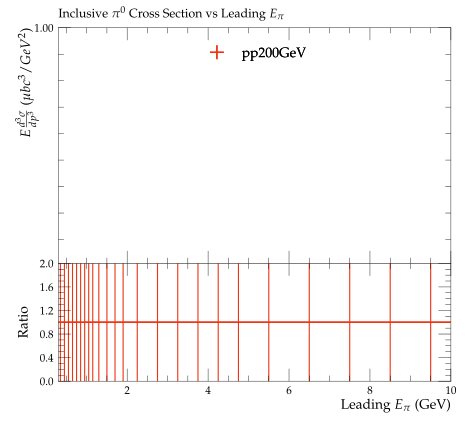

This chart was generated by the following Python code:
#! /usr/bin/env python3

# This Python script was auto-generated using YODA v2.1.0.
# Analysis object: /STAR_2003_I631869/d01-x01-y01
# Timestamp: 07-10-2025 (17:32:21)

import matplotlib as mpl
import matplotlib.pyplot as plt
mpl.use('Agg') # comment out for interactive use
import os
import numpy as np
from numpy import nan, inf

plotDir = os.path.split(os.path.realpath(__file__))[0]
if 'YODA_USER_PLOT_PATH' in globals():
    plot_outdir = globals()['YODA_USER_PLOT_PATH']
else:
    plot_outdir = plotDir

#plot style
plt.style.use(os.path.join(plotDir, '../default.mplstyle'))
# plot metadata
figW, figH = plt.rcParams['figure.figsize']
ax_xLabel = r'Leading $E_\pi$ (GeV)'
ax_yLabel = r'$E\frac{d^3\sigma}{dp^3}$ ($\mu b c^3/GeV^2$)'
ax_title  = r'Inclusive $\pi^0$ Cross Section vs Leading $E_\pi$'
ax_xScale = 'linear'
ax_yScale = 'linear'
xLims = (0.3, 10.0)
yLims = (0.11, 1.0)

# TeX-friendly labels for the legend
labels = {
    'legend' : ([ r"pp200GeV" ], r""),
}

# Adjust canvas width and height
canvasW = 10.0
canvasH = 9.0
figW *= canvasW/10.
figH *= canvasH/9.

# Create figure and axis objects
fig, (ax, ratio0_ax) = plt.subplots(2, 1, sharex=True,
                  figsize=(figW,figH), gridspec_kw={'height_ratios': (6.0, 3.0)})

# Set figure margins
plt.subplots_adjust(
    left   = 1.0 * plt.rcParams['figure.subplot.left'],
    right  = 1.0 * plt.rcParams['figure.subplot.right'],
    top    = 1.0 * plt.rcParams['figure.subplot.top'],
    bottom = 1.0 * plt.rcParams['figure.subplot.bottom'])

ratio0_ax.yaxis.set_major_locator(mpl.ticker.MultipleLocator(0.4))
ratio0_ax.set_ylim(0.0, 2.0)
ratio0_ax.set_ylabel('Ratio')

# the numerical data is stored in a separate file
dataf = dict()
prefix = os.path.split(__file__)[0]
if prefix:    prefix = prefix + '/'
exec(open(prefix+'d01-x01-y01__data.py').read(), dataf)


legend_handles = dict() # keep track of handles for the legend

# style options for curves
# starts at zorder>=5 to draw curve on top of legend
styles = {
  'pp200GeV.yoda': {
    'color' : '#EE3311',
    'linestyle' : '-',
    'linewidth' : 1,
    'marker' : 'none',
    'markersize' : 2,
    'capsize' : 0.0,
    'zorder' : 5,
    'histstyle' : 1,
    'drawstyle' : 'steps-pre',
    'xerrorbars' : 1,
    'yerrorbars' : 1,
    'fillcolor' : None,
    'fillopacity' : 1.0,
    'ratio0_linestyle' : '-',
    'ratio0_linewidth' : 1,
    'ratio0_marker' : 'none',
    'ratio0_markersize' : 2,
    'ratio0_capsize' : 0.0,
    'ratio0_zorder' : 5,
    'ratio0_histstyle' : 1,
    'ratio0_drawstyle' : 'steps-pre',
    'ratio0_xerrorbars' : 1,
    'ratio0_yerrorbars' : 1,
  },
}

# curve from input yoda files in main panel
for label, yvals in dataf['yvals'].items():
    if all(np.isnan(v) for v in dataf['yvals'][label]):
        continue
    tmp = None
    if styles[label]['histstyle']: # draw as histogram
        xpos = dataf['xedges'][label] if styles[label]['drawstyle'] else dataf['xpoints'][label]
        ypos = np.insert(yvals, 0, yvals[0]) if styles[label]['drawstyle'] else yvals
        if styles[label]['fillcolor']: # fill area below curve
            ax.fill_between(xpos, ypos, step='pre',
                            color=styles[label]['fillcolor'],
                            alpha=styles[label]['fillopacity'])
        tmp, = ax.plot(xpos, ypos,
                       color=styles[label]['color'],
                       linestyle=styles[label]['linestyle'],
                       linewidth=styles[label]['linewidth'],
                       drawstyle=styles[label]['drawstyle'], solid_joinstyle='miter',
                       zorder=styles[label]['zorder'], label=label)
    tmp = ax.errorbar(dataf['xpoints'][label], yvals,
                      xerr=np.array(dataf['xerrs'][label])*styles[label]['xerrorbars'],
                      yerr=np.array(dataf['yerrs'][label])*styles[label]['yerrorbars'],
                      fmt=styles[label]['marker'], capsize=styles[label]['capsize'],
                      markersize=styles[label]['markersize'],
                      ecolor=styles[label]['color'],
                      color=styles[label]['color'], zorder=styles[label]['zorder'])
    tmp[-1][0].set_linestyle(styles[label]['linestyle'])
    tmp[-1][0].set_linewidth(styles[label]['linewidth'])
    if label in dataf['add_legend_handle']:  legend_handles[label] = tmp
    for varLabel in dataf['variation_yvals'].keys():
        if varLabel.startswith(label):
            tmp, = ax.plot(dataf['xedges'][label], dataf['variation_yvals'][varLabel],
                           color=styles[label]['color'],
                           linestyle=styles[label]['linestyle'],
                           linewidth=styles[label]['linewidth'],
                           drawstyle='steps-pre', solid_joinstyle='miter',
                           zorder=styles[label]['zorder'], alpha=0.5)


# plots on ratio panel
# curve from input yoda files in ratio panel
for label, yvals in dataf['ratio0_yvals'].items():
    if all(np.isnan(v) for v in yvals):
        continue
    if styles[label]['ratio0_histstyle']: # plot as histogram
        xpos = dataf['xedges']['pp200GeV.yoda'] if styles[label]['ratio0_drawstyle'] else dataf['xpoints']['pp200GeV.yoda']
        ypos = np.insert(yvals, 0, yvals[0]) if styles[label]['ratio0_drawstyle'] else yvals
        ratio0_ax.plot(xpos, ypos,
                       color=styles[label]['color'],
                       linewidth=styles[label]['linewidth'],
                       linestyle=styles[label]['ratio0_linestyle'],
                       drawstyle=styles[label]['ratio0_drawstyle'], zorder=styles[label]['zorder'],
                       solid_joinstyle='miter')
    tmp = ratio0_ax.errorbar(dataf['xpoints']['pp200GeV.yoda'], yvals,
                             xerr=np.array(dataf['ref_xerrs'])*styles[label]['ratio0_xerrorbars'],
                             yerr=np.array(dataf['ratio0_yerrs'][label])*styles[label]['ratio0_yerrorbars'],
                             fmt=styles[label]['ratio0_marker'], capsize=styles[label]['ratio0_capsize'],
                             markersize=styles[label]['ratio0_markersize'],
                             ecolor=styles[label]['color'],
                             color=styles[label]['color'])
    tmp[-1][0].set_linestyle(styles[label]['ratio0_linestyle'])
    tmp[-1][0].set_linewidth(styles[label]['ratio0_linewidth'])

    for varlabel in dataf['ratio0_variation_vals'].keys():
        if varlabel.startswith(label):
            ratio0_ax.plot(dataf['xedges']['pp200GeV.yoda'],
                            dataf['ratio0_variation_vals'][varlabel],
                            color=styles[label]['color'],
                            linestyle=styles[label]['linestyle'],
                            linewidth=styles[label]['linewidth'],
                            drawstyle='steps-pre', solid_joinstyle='miter',
                            zorder=1, alpha=0.5)

legend_items = list(legend_handles.values())
ax.add_artist(ax.legend(legend_items,
                        labels['legend'][0],
                        title=labels['legend'][1],
                        alignment='left',
                        loc='upper center',
                        bbox_to_anchor=(0.5, 0.97)))

# set plot metadata as defined above
ratio0_ax.set_xlabel(ax_xLabel)
ratio0_ax.xaxis.set_label_coords(1., -0.15)
ax.set_ylabel(ax_yLabel, ha='right', va='top')
ax.yaxis.set_label_coords(-0.11, 1.0)
ax.set_title(ax_title, loc='left')
ax.set_xscale(ax_xScale)
ax.set_yscale(ax_yScale)
ax.set_xlim(xLims)
ax.set_ylim(yLims)

# tick formatting
plt.rcParams['xtick.top'] = True
plt.rcParams['ytick.right'] = True
ax.yaxis.set_major_locator(mpl.ticker.LogLocator(base=10.0, numticks=np.inf))
ax.yaxis.set_minor_locator(mpl.ticker.LogLocator(
                           base=10.0, subs=np.arange(0.1, 1, 0.1), numticks=np.inf))
fig.align_ylabels((ax, ratio0_ax))
plt.savefig(os.path.join(plot_outdir, 'd01-x01-y01.pdf'), format='PDF')
plt.savefig(os.path.join(plot_outdir, 'd01-x01-y01.png'), format='PNG')

plt.close(fig)
